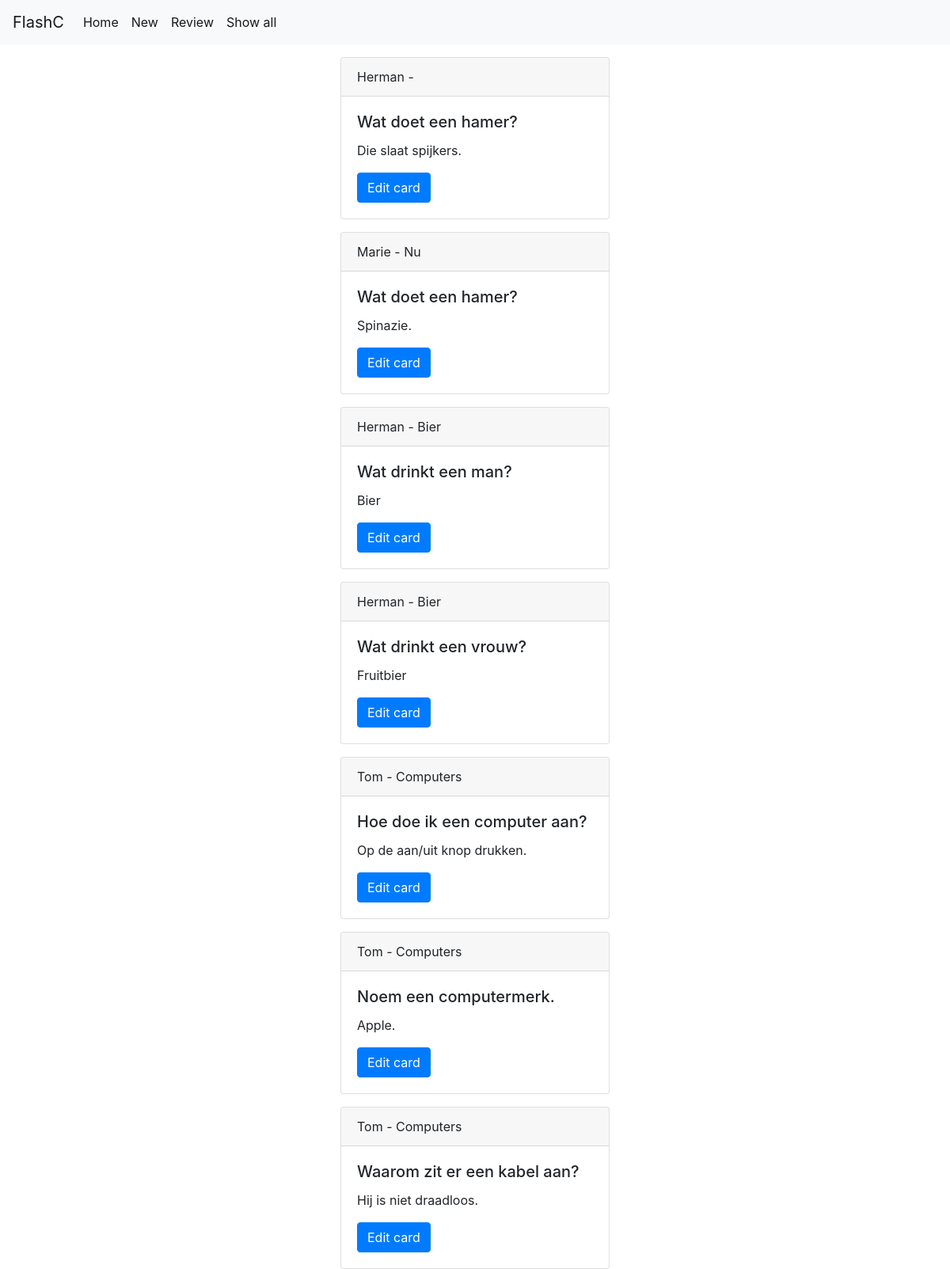
Page /show/ on the committed database.
### cardmaker/models.py (models this page shows, shortened)
class Card(models.Model):
    question = models.CharField(max_length=200)
    answer = models.CharField(max_length=200)
    student = models.ForeignKey(Student, on_delete=models.CASCADE)
    stack = models.ForeignKey(Stack, on_delete=models.CASCADE)

class Student(models.Model):
    full_name =  models.CharField(max_length=200)
    def __str__(self):
        return self.full_name

class Stack(models.Model):
    title = models.CharField(max_length=200)
    subject = models.CharField(max_length=200)
    student = models.ForeignKey(Student, on_delete=models.CASCADE)
    def __str__(self):
        return self.title

### cardmaker/views.py (the view)
# urls.py: path('show/', views.show_all_cards, name="show_all"),
def show_all_cards(request):
    c_list = Card.objects.all()
    context = {'list_of_cards' : c_list}
    return render(request, 'show_all_cards.html', context)

### cardmaker/templates/show_all_cards.html (shortened to what this page needs)
{% extends "cardmaker_base.html" %}
{% block card_block %}
      {% for card in list_of_cards %}
          <div class="container">
            <div class="row">
              <div class="col-sm">
              </div>
              <div class="col-sm">
                <div class="card">
                  <div class="card-header">
                    {{ card.student }} - {{card.stack}}
                  </div>
                  <div class="card-body">
                    <h5 class="card-title">{{ card.question }}</h5>
                    <p class="card-text">{{ card.answer }}</p>
                    <a href="#" class="btn btn-primary">Edit card</a>
                  </div>
                </div>
              </div>
              <div class="col-sm">
              </div>
            </div>
          </div>
      {% endfor %}
{% endblock %}

### cardmaker/templates/cardmaker_base.html
{% extends "base.html" %}
{% block content %}
<div class="container">
  {% block card_block %}
  {% endblock %}
</div>
{% endblock %}

### templates/base.html (shortened to what this page needs)
<!DOCTYPE html>
<html lang="en" dir="ltr">
  <head>
    <link rel="stylesheet" href="https://stackpath.bootstrapcdn.com/bootstrap/4.4.1/css/bootstrap.min.css">
  </head>
  <body>
    <nav class="navbar navbar-expand-lg navbar-light bg-light">
        <a class="navbar-brand" href="#">FlashC</a>
        <div class="collapse navbar-collapse" id="navbarSupportedContent">
          <ul class="navbar-nav mr-auto">
            <li class="nav-item active">
              <a class="nav-link" href="#">Home <span class="sr-only">(current)</span></a>
            </li>
            <li class="nav-item active">
              <a class="nav-link" href="{% url 'new_card' %}">New</a>
            </li>
            <li class="nav-item active">
              <a class="nav-link" href="#">Review</a>
            </li>
            <li class="nav-item active">
              <a class="nav-link" href="{% url 'show_all' %}">Show all</a>
            </li>
          </ul>
        </div>
    </nav>
  {% block content %}
  {% endblock %}
   </body>
</html>

### rows in the picture
Card: student "Herman", question "Wat doet een hamer?", answer "Die slaat spijkers."
Card: student "Marie", stack "Nu", question "Wat doet een hamer?", answer "Spinazie."
Card: student "Herman", stack "Bier", question "Wat drinkt een man?", answer "Bier"
Card: student "Herman", stack "Bier", question "Wat drinkt een vrouw?", answer "Fruitbier"
Card: student "Tom", stack "Computers", question "Hoe doe ik een computer aan?", answer "Op de aan/uit knop drukken."
Card: student "Tom", stack "Computers", question "Noem een computermerk.", answer "Apple."
Card: student "Tom", stack "Computers", question "Waarom zit er een kabel aan?", answer "Hij is niet draadloos."
